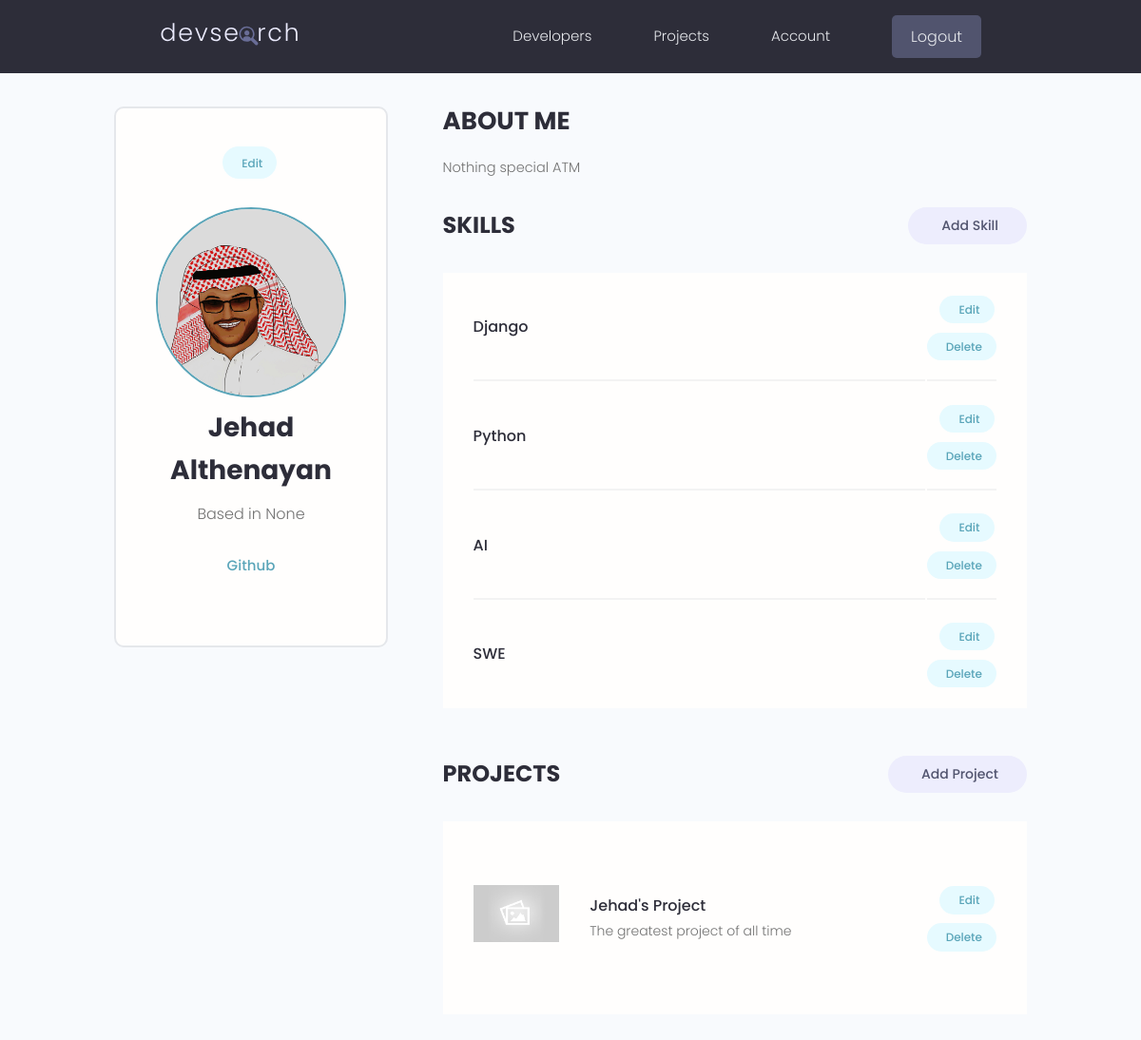
The app's page /users/account/ (signed in), older data.
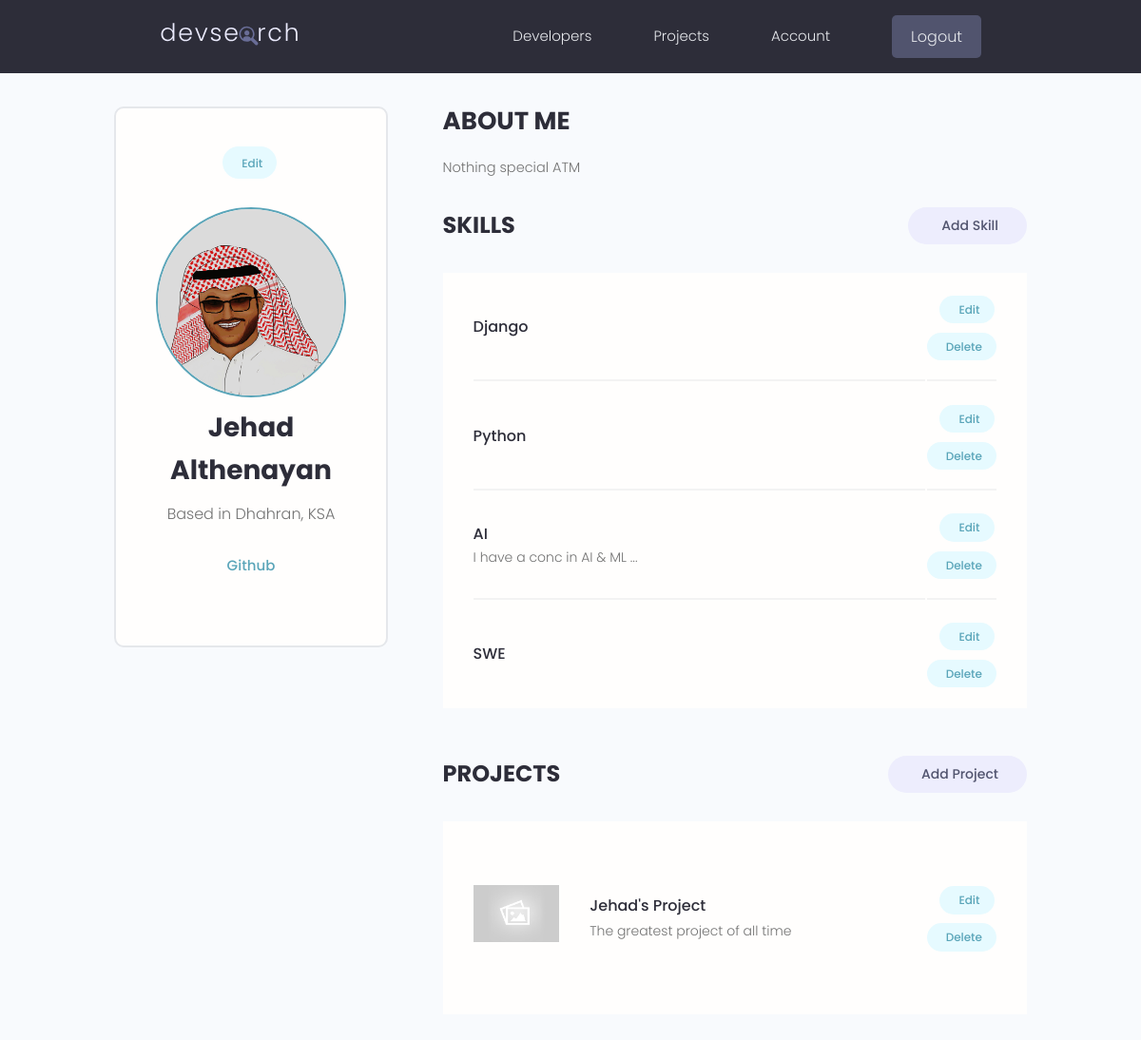
The same page, newer data.
### users/models.py (models this page shows, shortened)
class Profile(models.Model):
    user = models.OneToOneField(User,on_delete=models.CASCADE,null=True,blank=True)
    name = models.CharField(max_length=200,null=True,blank=True)
    username = models.CharField(max_length=200,null=True,blank=True)
    location = models.CharField(max_length=200,null=True,blank=True)
    email= models.EmailField(max_length=200,null=True,blank=True)
    short_intro = models.CharField(max_length=500,null=True,blank=True)
    bio = models.TextField(null=True,blank=True)
    profile_image =  models.ImageField(null=True,blank=True,upload_to='profiles/',default='profiles/user-default.png')
    social_github = models.CharField(max_length=200,null=True,blank=True)
    social_twitter = models.CharField(max_length=200,null=True,blank=True)
    social_linkedin = models.CharField(max_length=200,null=True,blank=True)
    social_youtube = models.CharField(max_length=200,null=True,blank=True)
    social_website = models.CharField(max_length=200,null=True,blank=True)
    created = models.DateTimeField(auto_now_add=True) # date and time stamp
    id = models.UUIDField(default=uuid.uuid4,unique=True,primary_key=True,editable=False)

class Skill(models.Model):
    owner = models.ForeignKey(Profile, on_delete=models.CASCADE,null=True,blank=True)
    name = models.CharField(max_length=200,null=True,blank=True)
    description = models.TextField(null=True,blank=True)
    created = models.DateTimeField(auto_now_add=True) # date and time stamp
    id = models.UUIDField(default=uuid.uuid4,unique=True,primary_key=True,editable=False)

### users/views.py (the view)
# urls.py: path('account/',views.userAccount,name="account"),
@login_required(login_url='login')
def userAccount(req):
    profile = req.user.profile
    skills = profile.skill_set.all()
    projects = profile.project_set.all()
    context = {'profile': profile,
                'skills':skills,
                'projects':projects,
    }
    return render(req,'users/account.html',context)

### users/templates/users/account.html (shortened to what this page needs)
{% extends 'main.html' %}
{% block content %}
<main class="settingsPage profile my-md">
  <div class="container">
    <div class="layout">
      <div class="column column--1of3">
        <div class="card text-center">
          <div class="card__body dev">
            <a class="tag tag--pill tag--main settings__btn" href="{% url 'edit-account'%}">
              Edit</a>
            <img class="avatar avatar--xl dev__avatar" src="{{ profile.profile_image.url }}" />
            <h2 class="dev__name">{{profile.name}}</h2>
            <p class="dev__location">Based in {{profile.location}}</p>
            <ul class="dev__social">
              {% if profile.social_github %}
              <li>
                <a title="Github" href="{{profile.social_github}}" target="_blank">Github</a>
              </li>
              {% endif %}
            </ul>
          </div>
        </div>
      </div>
      <div class="column column--2of3">
        <div class="devInfo">
          <h3 class="devInfo__title">About Me</h3>
          <p class="devInfo__about">{{profile.bio}}</p>
        </div>
        <div class="settings">
          <h3 class="settings__title">Skills</h3>
          <a class="tag tag--pill tag--sub settings__btn tag--lg" href="{% url 'create-skill' %}"> Add Skill</a>
        </div>
        <table class="settings__table">
          {% for skill in skills %}
          <tr>
            <td class="settings__tableInfo">
              <h4>{{skill.name}}</h4>
              <p>
                {{skill.description}}
              </p>
            </td>
            <td class="settings__tableActions">
              <a class="tag tag--pill tag--main settings__btn" href="{% url 'update-skill' skill.id %}"> Edit</a>
              <a class="tag tag--pill tag--main settings__btn" href="{% url 'delete-skill' skill.id %}">
                Delete</a>
            </td>
          </tr>
          {% endfor %}
        </table>
        <div class="settings">
          <h3 class="settings__title">Projects</h3>
          <a class="tag tag--pill tag--sub settings__btn tag--lg" href="{% url 'create-project' %}"> Add Project</a>
        </div>
        <table class="settings__table">
          {% for project in projects %}
          <tr>
            <td class="settings__thumbnail">
              <a href="{% url 'project' project.id %}"><img src="{{project.featured_image.url}}" alt="Project Thumbnail" /></a>
            </td>
            <td class="settings__tableInfo">
              <a href="{% url 'project' project.id %}">{{project.title}}</a>
              <p>{{project.description|slice:"150"}}</p>
            </td>
            <td class="settings__tableActions">
              <a class="tag tag--pill tag--main settings__btn" href="{% url 'update-project' project.id %}"> Edit</a>
              <a class="tag tag--pill tag--main settings__btn"
                href="{% url 'delete-project'  project.id %}?next=/account">
                Delete</a>
            </td>
          </tr>
          {% endfor %}
        </table>
      </div>
    </div>
  </div>
</main>
{% endblock %}

Row changes from the older to the newer data that the page shows:
changed Profile "Jehad Althenayan": location "None" → "Dhahran, KSA"
changed Skill "AI": description (not shown) → "I have a conc in AI & ML ..."
